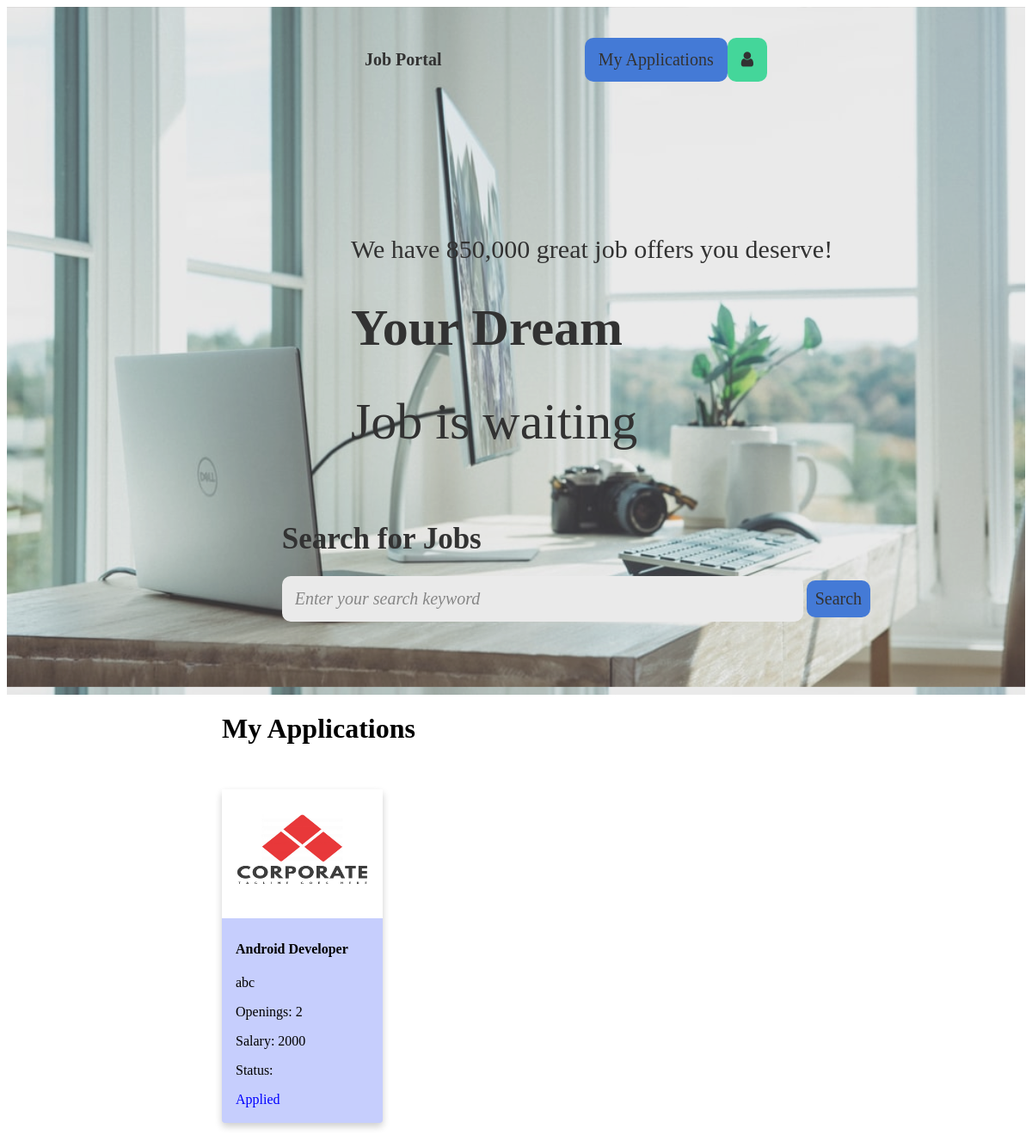
Page /my_applications.php (signed in) on the committed database.
### tables this page shows
CREATE TABLE `applicant` (
  `job_post_id` int(11) NOT NULL,
  `user_id` int(100) NOT NULL,
  `status` varchar(50) NOT NULL
);

CREATE TABLE `company` (
  `id` int(11) NOT NULL,
  `name` varchar(100) NOT NULL,
  `description` varchar(500) NOT NULL,
  `country` varchar(50) NOT NULL,
  `stream` varchar(100) NOT NULL,
  `website` varchar(200) NOT NULL,
  `date` varchar(50) NOT NULL,
  `email` varchar(100) NOT NULL,
  `phone` varchar(10) NOT NULL,
  `password` varchar(50) NOT NULL,
  `photo` varchar(200) NOT NULL,
  `form_doc` varchar(200) NOT NULL,
  `verified` int(11) NOT NULL
);

CREATE TABLE `jobs` (
  `job_id` int(11) NOT NULL,
  `creator_email` varchar(100) NOT NULL,
  `job_title` varchar(100) NOT NULL,
  `description` varchar(200) NOT NULL,
  `country` varchar(50) NOT NULL,
  `state` varchar(50) NOT NULL,
  `city` varchar(50) NOT NULL,
  `openings` int(200) NOT NULL,
  `salary` bigint(255) NOT NULL
);

### my_applications.php (the view, shortened to what this page needs)
<!DOCTYPE html>
<html lang="en">
<head>
  <link rel="stylesheet" href="css/style.css">
  <link rel="stylesheet" href="css/seeker.css">
  <link rel="stylesheet" type="text/css" href="fonts/Linearicons-Free-v1.0.0/icon-font.min.css">
  <link rel="stylesheet" href="https://cdnjs.cloudflare.com/ajax/libs/font-awesome/4.7.0/css/font-awesome.min.css">
</head>
<header>
  <div id='wrap'>
    <br><br>
    <div class="topnav">
      <div class="topnav-left">
        <a href="seeker_dashboard.php" class="active">Job Portal</a>
      </div>
      <div class="topnav-right">
        <a href="my_applications.php" style="background-color: #1963E4; border-radius: 10px;">My Applications</a>
        <div class="profile_dropdown">
          <a href="logout.php" class="dropbtn" style="background-color: #19E491; border-radius: 10px;"><i class="fa fa-user"></i></a>
        </div>
      </div>
    </div>
    <div id='main'>
      <br><br><br><br><br><br><br><br>
      <p id='p1'>We have 850,000 great job offers you deserve!</p>
      <h1 id="dream">Your Dream</h1>
      <h1 id="wait">Job is waiting</h1>
    </div>
    <br>
    <div class="search" id="main1">
      <div class="search_text" id="searchjum" style="text-align: left; padding-left: 27% ">
        <h1 style="font-size: 35px;">Search for Jobs</h1>
        <form class="form-inline" id="homesearch">
          <input type="text" class="form-control" size="50" placeholder="Enter your search keyword" name="keyword" id="keyword">
          <button type="button" onclick="search()" class="btn " style="background-color: #1963E4; border-radius: 10px; padding: 10px;"><span class="glyphicon glyphicon-search"></span> Search</button>
        </form>
      </div>
    </div>
  </div>
</header>
<body id="bod">
  <div id="posts">
    <h1>My Applications</h1>
    <?php
    $conn = mysqli_connect('localhost', 'root', '', 'job_portal');
    $query = mysqli_query($conn, "select j.job_title, j.creator_email, j.description, j.openings, j.salary,
    a.status from job_seeker s, jobs j, applicant a
    where a.user_id=s.id and a.job_post_id=j.job_id");
    while ($row = mysqli_fetch_array($query)) {
      $creator = $row['creator_email'];
      $query1 = mysqli_query($conn, "select photo from company where email='$creator'");
      $path = mysqli_fetch_array($query1);
    ?>
      <div class="post-card">
        <img id="image" src="<?php echo $path[0] ?>">
        <div class="container">
          <h4><b><?php echo $row['job_title'] ?></b></h4>
          <p><?php echo $row['description'] ?></p>
          <p>Openings: <?php echo $row['openings'] ?></p>
          <p>Salary: <?php echo $row['salary'] ?></p>
          <p>Status:</p>
          <?php if ($row['status']=='selected'){?>
            <p style="color:green">Selected</p>
          <?php } elseif($row['status']=='applied') { ?>
            <p style="color:blue">Applied</p>
          <?php } else {?>
            <p style="color:gray">Not Selected</p>
          <?php } ?>
        </div>
      </div>
    <?php  } ?>
  </div>
</body>

### css/style.css (style rules this page uses)
body { font-family: Raleway-Semibold; }
#main { margin-left: 400px; text-align: left; }
#wrap { text-align: center; background-size: 100%; background-image: url("/ip/img/bg_4.jpeg"); filter: brightness(90%); opacity: 0.8; height: 800px; }
#dream { font-size: 60px; color: black; font-weight: 900; font-family: Raleway-Black; }
#wait { font-size: 60px; color: black; font-weight: lighter; font-family: Raleway-Black; }
#p1 { font-size: 30px; color: black }
.topnav { position: relative; overflow: hidden; }
.topnav a { float: left; color:black; text-align: center; padding: 14px 16px; text-decoration: none; font-size: 20px; }
.topnav a.active { font-weight: bolder; color: black; }
.topnav-right { float: right; margin-right: 300px; }
.topnav-left { float: left; margin-left: 400px; }
.container { float: left; padding: 2px 16px; }

### css/seeker.css (style rules this page uses)
.dropbtn { cursor: pointer; }
.profile_dropdown { position: relative; display: inline-block; }
.form-inline .form-control { border-radius: 10px; padding: 15px; text-align: left; font-size: 20px; font-style: italic; font-family: Raleway-SemiBold; border: 0; }
.form-inline .btn { background-color: #1963E4; border-radius: 10px; padding: 15px; font-size: 20px; font-family: Raleway-SemiBold; border: 0; }
#posts { margin-left: 250px; margin-top: 10px; }
.post-card { box-shadow: 0 4px 8px 0 rgba(0,0,0,0.2); transition: 0.3s; float: left; width: 20%; height: 20%; margin-right: 100px; margin-top: 30px; margin-bottom: 30px; background-color: #C6CEFD; border-radius: 4px; }
#image { width: 100%; height: 150px; }

### rows in the picture
applicant: company.photo (picture), job_post_id.job_title "Android Developer", job_post_id.description "abc", job_post_id.openings "2", job_post_id.salary "2000", status "Applied"
